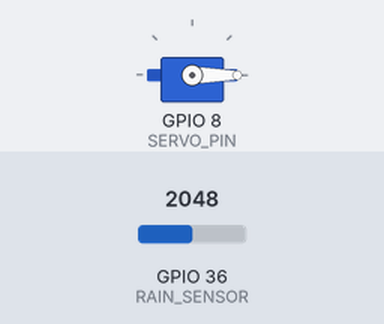
A sketch run on a simulated ESP32. Shown: servo. The inputs (shaded band) are chosen by the test bench; at power-on: GPIO 36 (RAIN_SENSOR) = 2048. WiFi joins after 1.5 s; servers stay silent unless stated; web services answer with replies made up by the test bench; what the sketch prints to the serial monitor is not drawn.

Above: at 1.55 s.
At 5.9 s:
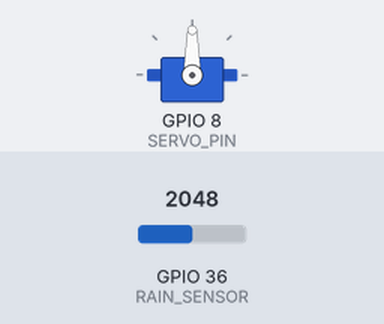
Timing chart, 0 to 7.2 s (numbered marks = the images above):
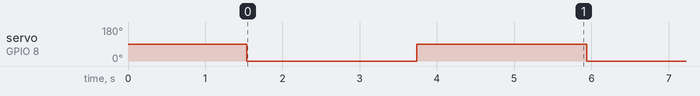

The sketch:

ESP32_Adafruit_OLED.ino
```cpp
#include <WiFi.h>
#include <HTTPClient.h>
#include <ESP32Servo.h> // Include the ESP32Servo library

// Wi-Fi and ThingSpeak configuration
const char* WIFI_SSID = "workspace6";
const char* WIFI_PASSWORD = "passcode6";
const char* THINGSPEAK_SERVER = "http://api.thingspeak.com/update";
const char* THINGSPEAK_API_KEY = "MIOKKG16EUL3HZ0Z";

// Rain sensor and servo configuration
const int RAIN_SENSOR = A0; // Analog pin for rain sensor
Servo wiperServo;          // Servo object
const int SERVO_PIN = 8;    // GPIO pin for servo
const int RAIN_THRESHOLD = 5000; // Threshold for detecting rain

void setup() {
  Serial.begin(9600);
  pinMode(RAIN_SENSOR, INPUT);
  wiperServo.attach(SERVO_PIN); // Attach the servo to a valid GPIO pin
  connectToWiFi();
}

void loop() {
  int rainIntensity = analogRead(RAIN_SENSOR);
  Serial.print("Rain Sensor Reading: ");
  Serial.println(rainIntensity);

  handleWiperMovement(rainIntensity);
  sendToThingSpeak(rainIntensity);

  delay(2000); // Adjust delay for data sending frequency
}

void connectToWiFi() {
  Serial.print("Connecting to Wi-Fi");
  WiFi.begin(WIFI_SSID, WIFI_PASSWORD);
  while (WiFi.status() != WL_CONNECTED) {
    delay(500);
    Serial.print(".");
  }
  Serial.println("\nWi-Fi connected successfully.");
}

void handleWiperMovement(int rainIntensity) {
  if (rainIntensity < RAIN_THRESHOLD) {
    Serial.println("Rain detected! Activating wiper...");
    rotateWiper(); // Rotate wiper continuously while rain is detected
  } else {
    Serial.println("No rain detected.");
    wiperServo.write(0); // Reset the servo to its initial position
  }
}

void rotateWiper() {
  static unsigned long lastWiperMove = 0;
  const int wiperInterval = 1000; // Interval for wiper movement (ms)

  if (millis() - lastWiperMove >= wiperInterval) {
    static bool toggleWiper = false;

    if (toggleWiper) {
      wiperServo.write(90); // Rotate servo to 90 degrees
    } else {
      wiperServo.write(0); // Rotate servo back to 0 degrees
    }

    toggleWiper = !toggleWiper;
    lastWiperMove = millis();
  }
}

void sendToThingSpeak(int rainIntensity) {
  if (WiFi.status() == WL_CONNECTED) {
    HTTPClient http;
    String requestURL = String(THINGSPEAK_SERVER) + "?api_key=" + THINGSPEAK_API_KEY + "&field1=" + String(rainIntensity);

    http.begin(requestURL);
    int responseCode = http.GET();

    if (responseCode > 0) {
      Serial.println("Data sent to ThingSpeak successfully. Response code: " + String(responseCode));
    } else {
      Serial.println("Failed to send data to ThingSpeak. HTTP response code: " + String(responseCode));
    }

    http.end();
  } else {
    Serial.println("Wi-Fi disconnected. Unable to send data.");
  }
}
```

Measured:
- by itself, servo on GPIO 8 (SERVO_PIN): alternates 90° for 2.2 s and 0° for 2.2 s
